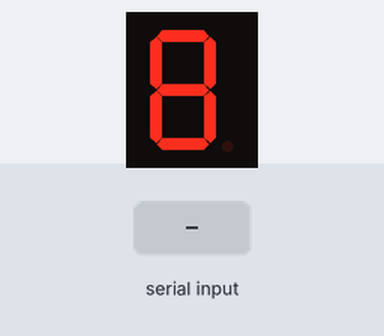
Simulated run of this sketch. Board: Arduino Uno, built with avr-gcc and run on an emulated ATmega328P. Parts: 1-digit seven-segment display. Wiring (inferred from the names in the program): 1-digit 7-segment display, segments lit when HIGH: segments pin 2, pin 3, pin 4, pin 5, pin 6, pin 7, pin 8. The inputs (shaded band) are chosen by the test bench. The segment pins are drawn as the display they are named for.

Above: at 1.2 s.
1.3 s: "90,45\n" received over Serial
At 2.3 s:
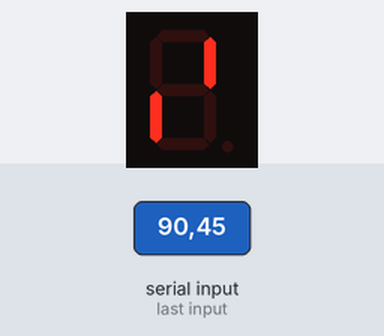
2.8 s: "30,150\n" received over Serial
At 3.5 s:
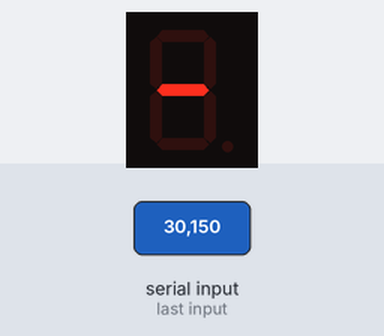
4.3 s: "200\n" received over Serial
5.8 s: "90,45\n" received over Serial
At 7.0 s:
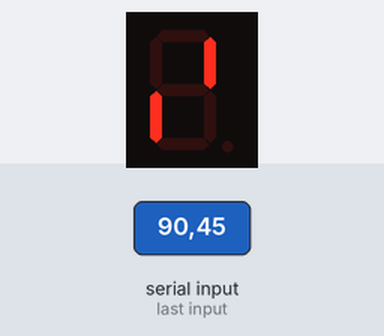
7.3 s: "90\n" received over Serial
At 8.0 s:
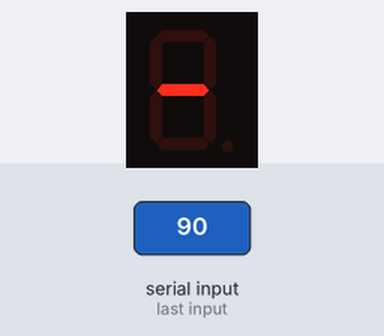
8.8 s: "5\n" received over Serial
At 9.1 s:
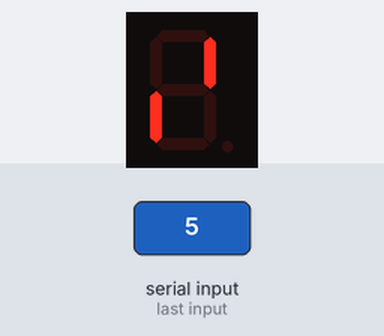
Timing chart, 0 to 11.3 s (numbered marks = the images above; inputs shaded):
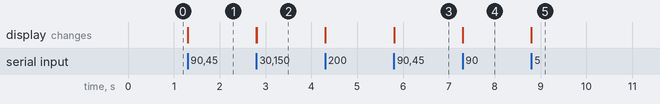

Measured:
- after the input at 1.3 s, the display: first changes at once (image 1 shows a later state)
- after the input at 2.8 s, the display: first changes at once (image 2 shows a later state)
- after the input at 5.8 s, the display: first changes at once (image 3 shows a later state)
- after the input at 7.3 s, the display: changes at once (image 4)
- after the input at 8.8 s, the display: changes at once (image 5)

The sketch:

mini-proyecto2_arduino.ino
```cpp
int a = 2;
int b = 3;
int c = 4;
int d = 5;
int e = 6;
int f = 7;
int g = 8;

byte numeros[6][7] = {
  {0, 0, 0, 0, 0, 0, 1},
  {1, 0, 0, 1, 1, 1, 1},
  {0, 0, 1, 0, 0, 1, 0},
  {0, 0, 0, 0, 1, 1, 0},
  {1, 0, 0, 1, 1, 0, 0},
  {0, 1, 0, 0, 1, 0, 0}
};

void setup() {
  for (int i = 2; i <= 8; i++) {
    pinMode(i, OUTPUT);
    digitalWrite(i, HIGH);
  }

  Serial.begin(9600);
}

void loop() {
  if (Serial.available() > 0) {
    char c = Serial.read();

    if (c >= '0' && c <= '5') {
      int n = c - '0';
      mostrarNumero(n);
    }
  }
}

void mostrarNumero(int numero) {
  digitalWrite(a, numeros[numero][0]);
  digitalWrite(b, numeros[numero][1]);
  digitalWrite(c, numeros[numero][2]);
  digitalWrite(d, numeros[numero][3]);
  digitalWrite(e, numeros[numero][4]);
  digitalWrite(f, numeros[numero][5]);
  digitalWrite(g, numeros[numero][6]);
}
```
